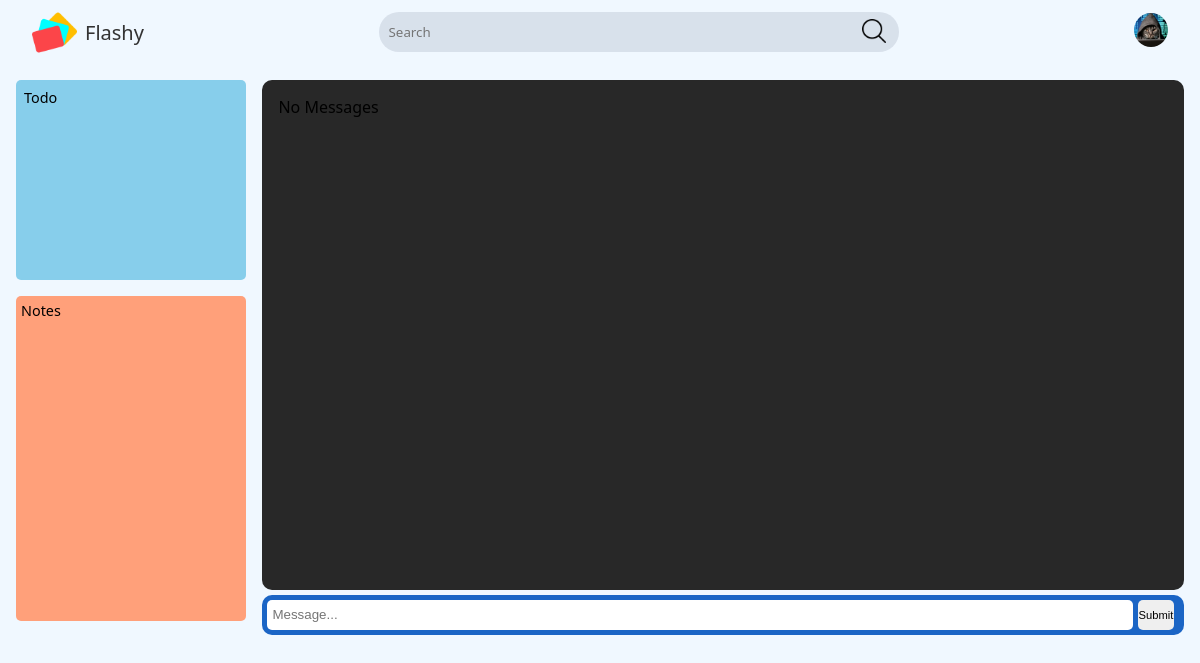
The app's page /group/1 (signed in), older data.
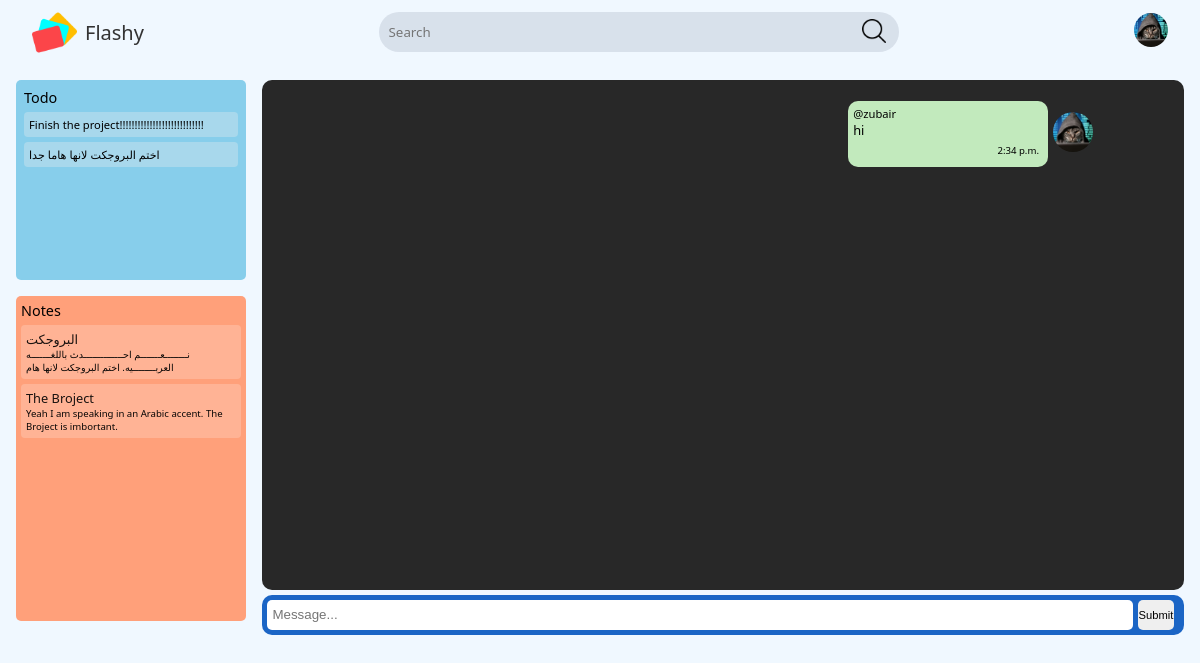
The same page, newer data.
### flashcard/models.py (models this page shows, shortened)
class Todo(models.Model):
  task = models.TextField(max_length=255, null=False, blank=False)
  created = models.DateTimeField(auto_now_add=True)
  creator = models.ForeignKey(User, on_delete=models.CASCADE)

class Notes(models.Model):
  title = models.CharField(max_length=3000, null=False, blank=False, default="")
  note = models.TextField(max_length=255, null=False, blank=False)
  flashcard = models.ForeignKey(FlashCard, null=True, on_delete=models.SET_NULL, blank=True)
  topic = models.ForeignKey(Topics, null=True, on_delete=models.SET_NULL, blank=True)
  created = models.DateTimeField(auto_now_add=True)
  updated = models.DateTimeField(auto_now=True)
  creator = models.ForeignKey(User, on_delete=models.CASCADE)

class GroupMessages(models.Model):
  group = models.ForeignKey(Group, on_delete=models.CASCADE)
  sender = models.ForeignKey(User, on_delete=models.SET_NULL, null=True)
  message = models.CharField(max_length=300, null=False, blank=False, help_text="Message")
  created = models.DateTimeField(auto_now_add=True)
  reply = models.OneToOneField('self', on_delete=models.SET_NULL, null=True, blank=True, related_name="replyGroup")

class User(AbstractUser):
  name = models.CharField(max_length=300, null=True, blank=False, unique=True)
  username = models.CharField(max_length=300, unique=True)
  email = models.EmailField(unique=True, blank=False)
  biography = models.TextField(null=True, blank=True)
  score = models.IntegerField(null=False, default=0, blank=False)
  class educations(models.TextChoices):
    Middle_School = "Middle_School"
    High_School = "High_School"
    College = "College"
    Graduate_School = "Graduate_School"
  education = models.CharField(max_length=20, choices=educations.choices, default=educations.College)
  avatar = models.ImageField(null=True, default=get_default_avatar, max_length=500)
  prefer_dark_theme = models.BooleanField(default=False, help_text="Do you prefer dark theme?")
  is_active = models.BooleanField(default=True, help_text="If the person is active, it is True")
  date_joined = models.DateTimeField(auto_now_add=True)
  USERNAME_FIELD = 'email'
  REQUIRED_FIELDS = []

### flashcard/views.py (the view)
# urls.py: path('group/<int:group_id>', views.group, name='group'),
def group(request, group_id):
	notes = Notes.objects.filter(creator=request.user).order_by("-updated")
	to_do = Todo.objects.filter(creator=request.user).order_by("created")
	group = Group.objects.get(id=group_id)
	group_messages = GroupMessages.objects.filter(group=group).order_by("-created")
	if request.method == 'POST':
		form = GroupMessageForm(request.POST)
		if form.is_valid():
			message = form.save(commit=False)
			message.sender = request.user
			message.group = group
			message.save()
			group.last_message = message
			group.save()
			return redirect('group', group.id)
	else:
		form = GroupMessageForm()
	return render(request, 'flashcards/social/group_chat.html',
	              {"form": form, "notes": notes, "todo": to_do, "group": group, "messages": group_messages})

### flashcard/forms.py
class GroupMessageForm(forms.ModelForm):
	class Meta:
		model = GroupMessages
		fields = ['message']
		widgets = {
			'message': forms.TextInput(attrs={'placeholder': 'Message...'}),
		}

### flashcard/templates/flashcards/social/group_chat.html (shortened to what this page needs)
{% extends 'main.html' %}
{% load static %}
{% block css_file %}
<link rel="stylesheet" href="{% static 'styles/social/group_chat.css' %}">
{% endblock css_file %}
{% block content %}
  <div class="group-chat-div">
  <div class="left">
    {% include 'flashcards/components/todo.html' %}
    {% include 'flashcards/components/notes.html' %}
  </div>
  <div class="right">
    <div class="chat">
      {% if messages %}
        {% for message in messages %}
          {% if message.sender == request.user %}
            <div class="my-message">
              <div class="message">
                <a href="{% url 'profile' message.sender.name %}">
                  <p class="sender">@{{ message.sender.name }}</p>
                </a>
                <p>{{ message.message }}</p>
                <div class="time">
                  <p>{{ message.created|time }}</p>
                </div>
              </div>
              <div class="avatar">
                <a href="{% url 'profile' message.sender.name %}">
                  <img src="{{ message.sender.avatar.url }}">
                </a>
              </div>
            </div>
          {% endif %}
        {% endfor %}
      {% else %}
        <p>No Messages</p>
      {% endif %}
    </div>
    <div class="input">
      <form action="" method="post">
        <input type="text" name="{{ form.message.name }}" id="field" placeholder="{{ form.message.field.widget.attrs.placeholder }}" >
        <button type="submit" value="Submit">Submit</button>
      </form>
    </div>
  </div>
  </div>
{% endblock content %}

### flashcard/templates/flashcards/components/todo.html
{% load static %}
<link rel="stylesheet" href="{% static 'styles/components/todo.css' %}">
<div class="to-do-container container">
  <a href="{% url 'create_todo' %}?next={{ request.path }}"><div class="to-do-header header">Todo </div></a>
    <div class="to-do-body body">
        {% for element in todo %}
          <a href="{% url 'delete_todo' element.id %}?next_url={{ request.path|urlencode }}">
            <div class="todo-element">
              <p class="todo-element-paragraph">{{ element.task }}</p>
            </div>
          </a>
        {% endfor %}
    </div>
</div>

### flashcard/templates/flashcards/components/notes.html
{% load static %}
<link rel="stylesheet" href="{% static 'styles/components/notes.css' %}">
<div class="notes-container container">
  <a href="{% url 'create_notes' %}?next_url={{ request.path }}"><div class="notes-header header">Notes </div></a>
    <div class="notes-body body">
        {% for element in notes %}
           <a href="{% url 'delete_notes' element.id %}?next_url={{ request.path }}">
            <div class="notes-element">
              <p class="notes-element-title">{{ element.title }}</p>
              <p class="notes-element-paragraph">{{ element.note }}</p>
            </div>
           </a>
        {% endfor %}
    </div>
</div>

Row changes from the older to the newer data that the page shows:
added Todo: task "Finish the project!!!!!!!!!!!!!!!!!!!!!!!!!!!!"
added Todo: task "اختم البروجكت لانها هاما جدا"
added Notes: title "البروجكت", note "نــــــــعـــــــم احــــــــــــــدث باللغـــــــه العربــــــــيه. اختم البروجكت لانها هام"
added Notes: title "The Broject", note "Yeah I am speaking in an Arabic accent. The Broject is imbortant."
added GroupMessages: sender.name "zubair", message "hi", created "2:34 p.m.", sender.avatar (picture)
Text that changed along with them:
text no longer shown: "No Messages"
